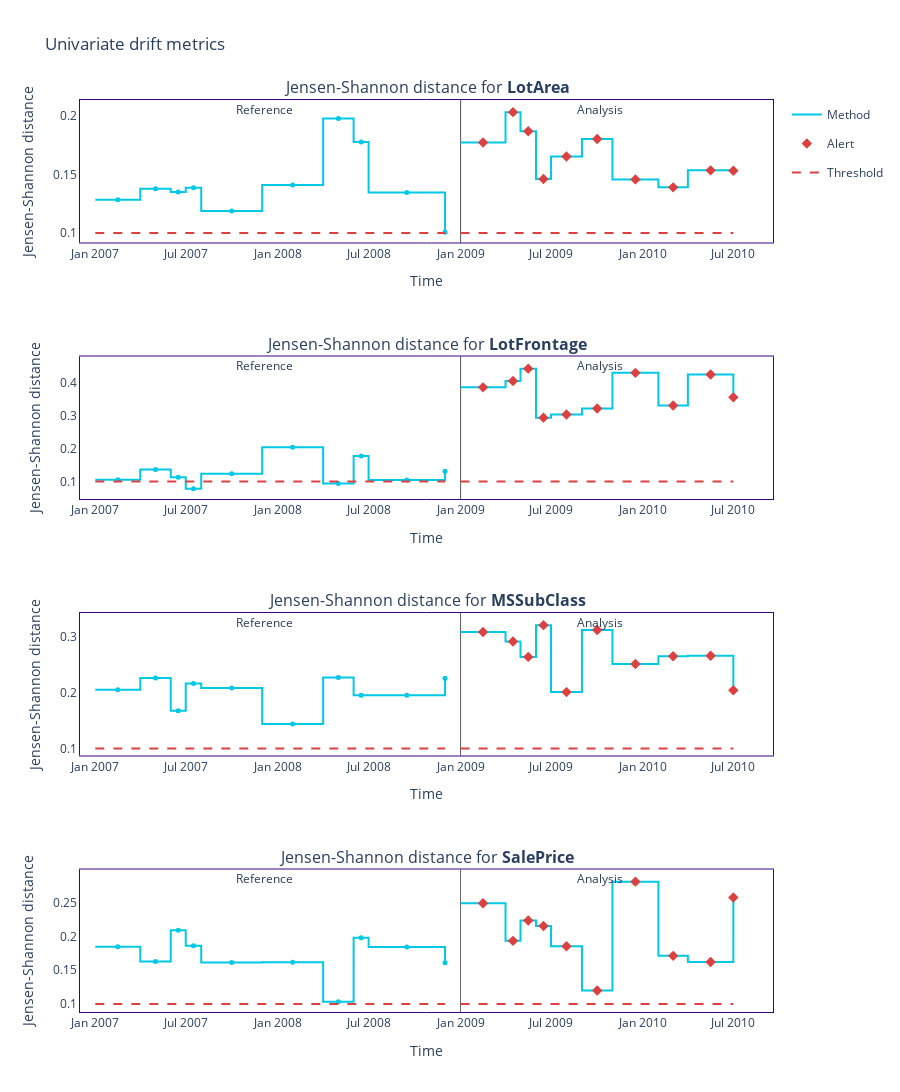

Write notebook code for a chart like this one.
### Code cell
calc = nml.UnivariateDriftCalculator(

    column_names=["MSSubClass","MSZoning","LotFrontage","LotArea", "Street","timestamp","SalePrice"],

    treat_as_categorical=['binarized'],

    timestamp_column_name='timestamp',

    continuous_methods=['kolmogorov_smirnov', 'jensen_shannon'],

    categorical_methods=['chi2', 'jensen_shannon'],

)

calc.fit(reference)

results = calc.calculate(analysis)


figure = results.filter(column_names=results.continuous_column_names, methods=['jensen_shannon']).plot(kind='drift')

figure.show()
